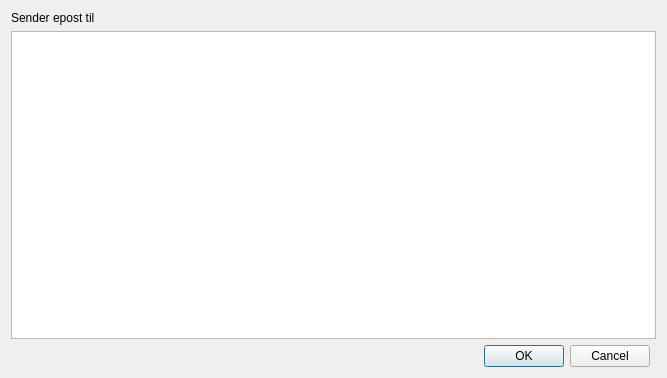
<ui version="4.0" >
 <class>sendEpost</class>
 <widget class="QDialog" name="sendEpost" >
  <property name="geometry" >
   <rect>
    <x>0</x>
    <y>0</y>
    <width>667</width>
    <height>378</height>
   </rect>
  </property>
  <property name="windowTitle" >
   <string>Send faktura per epost</string>
  </property>
  <property name="modal" >
   <bool>true</bool>
  </property>
  <layout class="QGridLayout" name="gridLayout_2" >
   <item row="0" column="0" >
    <layout class="QGridLayout" name="gridLayout" >
     <item row="0" column="0" colspan="2" >
      <widget class="QLabel" name="tittel" >
       <property name="text" >
        <string>Sender epost til</string>
       </property>
       <property name="textFormat" >
        <enum>Qt::RichText</enum>
       </property>
       <property name="wordWrap" >
        <bool>false</bool>
       </property>
      </widget>
     </item>
     <item row="1" column="0" colspan="2" >
      <widget class="QPlainTextEdit" name="tekst" >
       <property name="tabChangesFocus" >
        <bool>true</bool>
       </property>
      </widget>
     </item>
     <item row="2" column="0" >
      <widget class="QDialogButtonBox" name="buttonBox" >
       <property name="standardButtons" >
        <set>QDialogButtonBox::Cancel|QDialogButtonBox::Ok</set>
       </property>
      </widget>
     </item>
    </layout>
   </item>
  </layout>
 </widget>
 <layoutdefault spacing="6" margin="11" />
 <pixmapfunction>qPixmapFromMimeSource</pixmapfunction>
 <resources/>
 <connections>
  <connection>
   <sender>buttonBox</sender>
   <signal>accepted()</signal>
   <receiver>sendEpost</receiver>
   <slot>accept()</slot>
   <hints>
    <hint type="sourcelabel" >
     <x>525</x>
     <y>356</y>
    </hint>
    <hint type="destinationlabel" >
     <x>503</x>
     <y>-13</y>
    </hint>
   </hints>
  </connection>
  <connection>
   <sender>buttonBox</sender>
   <signal>rejected()</signal>
   <receiver>sendEpost</receiver>
   <slot>reject()</slot>
   <hints>
    <hint type="sourcelabel" >
     <x>566</x>
     <y>358</y>
    </hint>
    <hint type="destinationlabel" >
     <x>665</x>
     <y>304</y>
    </hint>
   </hints>
  </connection>
 </connections>
</ui>
